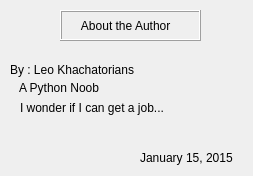
<?xml version="1.0" encoding="UTF-8"?>
<ui version="4.0">
 <class>Dialog</class>
 <widget class="QDialog" name="Dialog">
  <property name="windowModality">
   <enum>Qt::ApplicationModal</enum>
  </property>
  <property name="geometry">
   <rect>
    <x>0</x>
    <y>0</y>
    <width>253</width>
    <height>176</height>
   </rect>
  </property>
  <property name="minimumSize">
   <size>
    <width>253</width>
    <height>176</height>
   </size>
  </property>
  <property name="maximumSize">
   <size>
    <width>253</width>
    <height>176</height>
   </size>
  </property>
  <property name="windowTitle">
   <string>About</string>
  </property>
  <property name="toolTip">
   <string/>
  </property>
  <property name="modal">
   <bool>true</bool>
  </property>
  <widget class="QLabel" name="label">
   <property name="geometry">
    <rect>
     <x>60</x>
     <y>10</y>
     <width>141</width>
     <height>31</height>
    </rect>
   </property>
   <property name="frameShape">
    <enum>QFrame::Box</enum>
   </property>
   <property name="frameShadow">
    <enum>QFrame::Raised</enum>
   </property>
   <property name="text">
    <string>     About the Author</string>
   </property>
  </widget>
  <widget class="QLabel" name="label_2">
   <property name="geometry">
    <rect>
     <x>10</x>
     <y>60</y>
     <width>141</width>
     <height>20</height>
    </rect>
   </property>
   <property name="text">
    <string>By : Leo Khachatorians</string>
   </property>
  </widget>
  <widget class="QLabel" name="label_3">
   <property name="geometry">
    <rect>
     <x>19</x>
     <y>80</y>
     <width>91</width>
     <height>16</height>
    </rect>
   </property>
   <property name="text">
    <string>A Python Noob</string>
   </property>
  </widget>
  <widget class="QLabel" name="label_4">
   <property name="geometry">
    <rect>
     <x>20</x>
     <y>100</y>
     <width>171</width>
     <height>16</height>
    </rect>
   </property>
   <property name="text">
    <string>I wonder if I can get a job...</string>
   </property>
  </widget>
  <widget class="QLabel" name="label_5">
   <property name="geometry">
    <rect>
     <x>140</x>
     <y>150</y>
     <width>101</width>
     <height>16</height>
    </rect>
   </property>
   <property name="text">
    <string>January 15, 2015</string>
   </property>
  </widget>
 </widget>
 <resources/>
 <connections/>
</ui>
